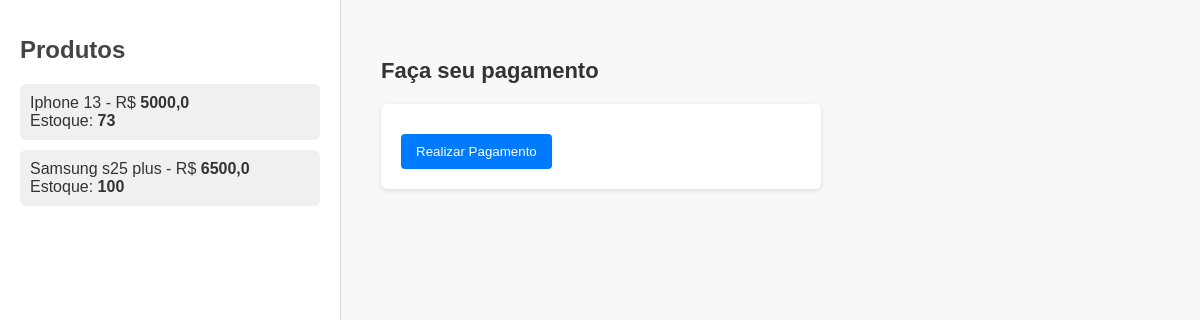
The page /site_principal/ on the database as committed earlier.
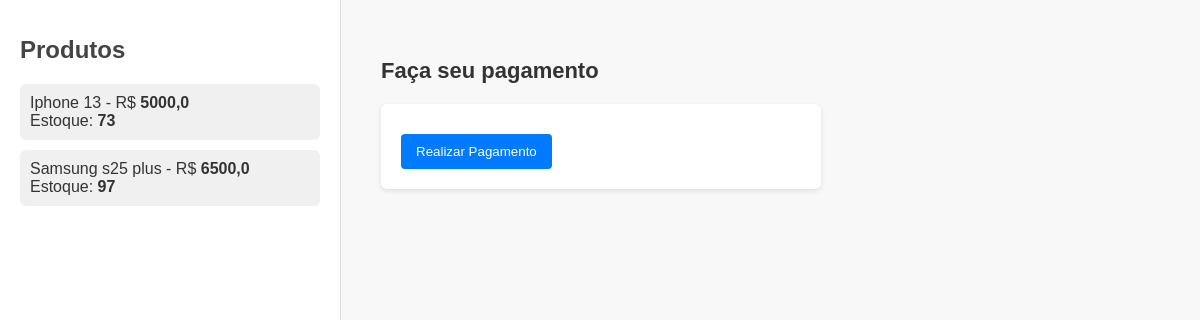
The same page on the database as committed later.
### todos/models.py (models this page shows, shortened)
class Produto(models.Model):
    nome = models.CharField(max_length=100)
    preco = models.FloatField()
    estoque = models.IntegerField()
    descricao = models.CharField(max_length=200)
    disponivel = models.BooleanField(default=True)

### todos/views.py (the view)
# urls.py: path('site_principal/', views.lista_produtos, name='site_primario'),
def lista_produtos(request):
    produtos = Produto.objects.filter(estoque__gt=0, disponivel=True)
    return render(request, 'site.html', {'produtos': produtos})

### todos/templates/site.html (shortened to what this page needs)
{% load static %}
<!DOCTYPE html>
<html lang="pt-br">
<head>
    <link rel="stylesheet" href="{% static 'css/style3.css' %}">
</head>
<body>
    <div class="sidebar">
        <h1>Produtos</h1>
        <ul>
            {% for produto in produtos %}
            <li>
                {{ produto.nome }} - R$ <b>{{ produto.preco }}</b><br>
                Estoque: <b>{{ produto.estoque }}</b>
            </li>
            {% endfor %}
        </ul>
    </div>
    <div class="content">
        <h2>Faça seu pagamento</h2>
        <form action="{% url 'pagar_produto' %}" method="post">
            <button type="submit">Realizar Pagamento</button>
        </form>
    </div>
</body>
</html>

Rows that differ between the two databases and show on the page:
changed Produto "Samsung s25 plus": estoque "100" → "97"
